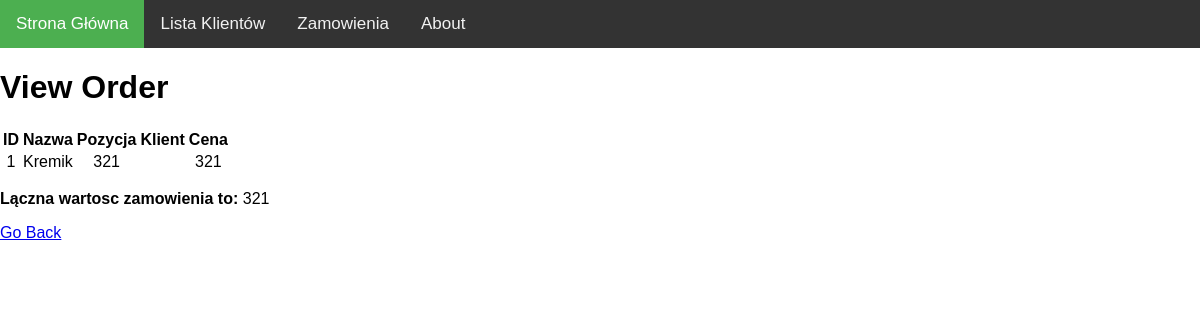
/clients/Karina/1, run on the app's committed database.
### zamowienia/models.py (models this page shows, shortened)
class Order(models.Model):
    Order_Id = models.ForeignKey(OrderId, on_delete=models.CASCADE)
    Item_Name = models.CharField(max_length=200)
    Catalog_Id = models.IntegerField(default=0)
    Client_Name = models.ForeignKey(Client, on_delete=models.CASCADE)
    Item_Cost = models.IntegerField(default=0)

### zamowienia/views.py (the view)
# urls.py: path('clients/<str:Client_Name>/<int:Order_Id>', views.Client_order_detail, name='client_order_detail'),
def Client_order_detail(request, Order_Id, Client_Name):
    items = Order.objects.annotate(Sum('Client_Name')).filter(Order_Id__OrderId=Order_Id, Client_Name__Name = Client_Name)
    suma = Order.objects.values('Order_Id').filter(Client_Name__Name = Client_Name, Order_Id__OrderId=Order_Id).annotate(Sum('Item_Cost'))
    return render(request, 'zamowienia/client_order_detail.html', {'items': items, 'suma': suma[0]})

### zamowienia/templates/zamowienia/client_order_detail.html
{% extends 'zamowienia/base.html' %}
{% block content %}
<h1>View Order</h1>
<table>
    <thead>
    <th>ID</th>
    <th>Nazwa</th>
    <th>Pozycja</th>
    <th>Klient</th>
    <th>Cena</th>
    </thead>
    <tbody>
{% for item in items %}
    <tr>
    <td>{{ item.id }}</td>
    <td>{{ item.Item_Name }}</td>
    <td>{{ item.Catalog_Id }}</td>
    <td>{{ item.Client_Name__Name }}</td>
    <td>{{ item.Item_Cost }}</td>
    </tr>
{% endfor %}
    </tbody>
</table>
<p><strong>Lączna wartosc zamowienia to: </strong>{{ suma.Item_Cost__sum }}</p>
<a href="#" onclick="history.go(-1)">Go Back</a>
{% endblock %}

### zamowienia/static/zamowienia/style.css (style rules this page uses)
body { margin: 0; font-family: Arial, Helvetica, sans-serif; }
th, td, tr { text-align: center; }

### data on the page
Order: id "1", Item_Name "Kremik", Catalog_Id "321", Item_Cost "321"

### other printed values
{{ suma.Item_Cost__sum }} "321"
